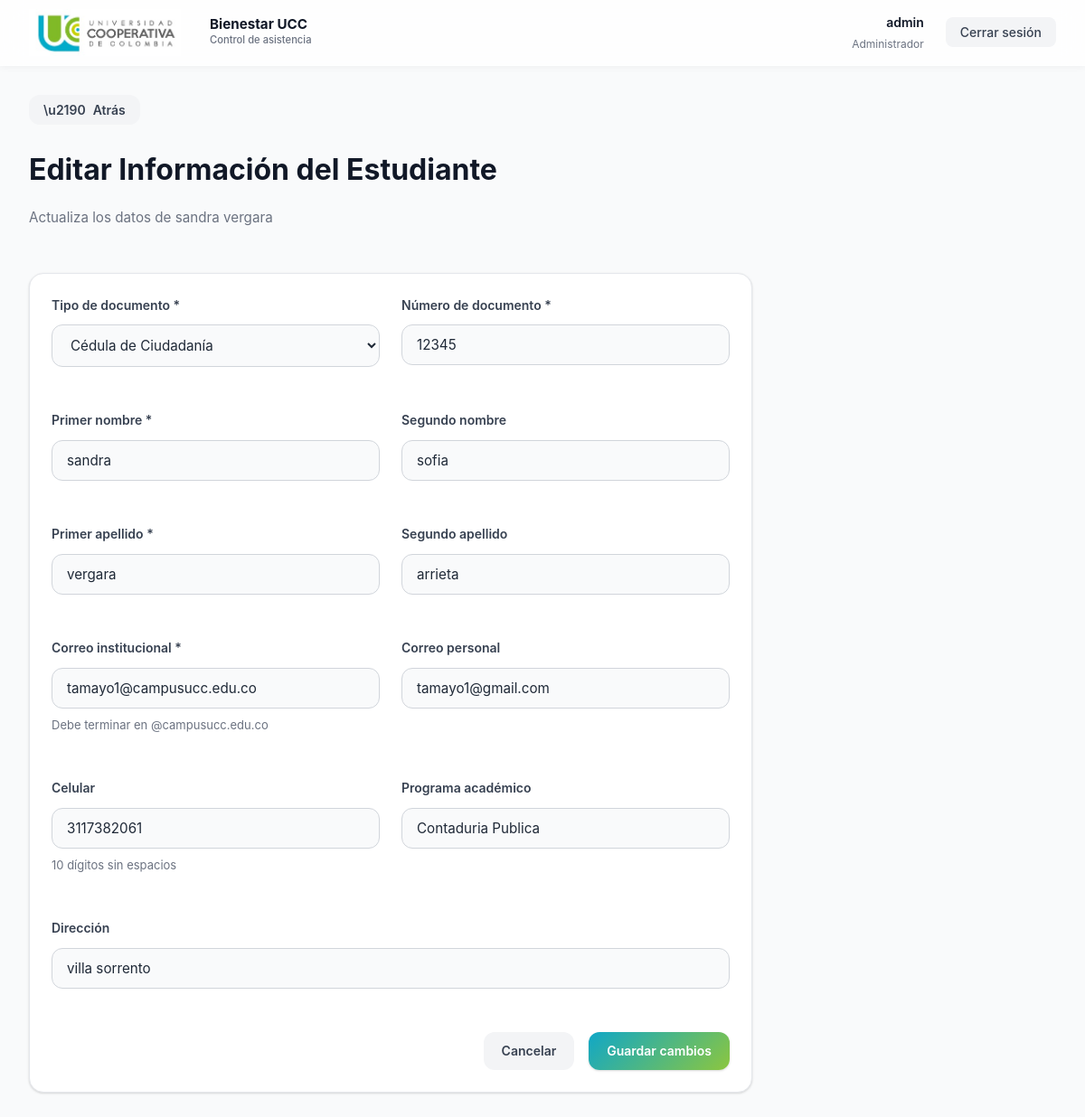
The page /admin/students/3/edit (signed in) on the database its author committed.
### models.py (models this page shows, shortened)
class User(UserMixin, db.Model):
    __tablename__ = 'users'
    id = db.Column(db.Integer, primary_key=True)
    nombre = db.Column(db.String(120), nullable=False)
    apellido = db.Column(db.String(120))
    cedula = db.Column(db.String(50), unique=True)
    celular = db.Column(db.String(40))
    correo_personal = db.Column(db.String(120))
    correo = db.Column(db.String(120), unique=True, nullable=False)
    password_hash = db.Column(db.String(512), nullable=False)
    rol = db.Column(db.String(30), nullable=False)
    area = db.Column(db.String(80))

class Student(db.Model):
    __tablename__ = 'students'
    id = db.Column(db.Integer, primary_key=True)
    tipo_documento = db.Column(db.String(10), nullable=False)
    numero_documento = db.Column(db.String(50), unique=True, nullable=False)
    primer_nombre = db.Column(db.String(80), nullable=False)
    segundo_nombre = db.Column(db.String(80))
    primer_apellido = db.Column(db.String(80), nullable=False)
    segundo_apellido = db.Column(db.String(80))
    correo_institucional = db.Column(db.String(120))
    correo_personal = db.Column(db.String(120))
    celular = db.Column(db.String(40))
    direccion = db.Column(db.String(200))
    programa = db.Column(db.String(120))

### app.py (the view, shortened to what this page needs)
@app.route('/admin/students/<int:student_id>/edit', methods=['GET', 'POST'])
@login_required
def edit_student(student_id):
    if current_user.rol != 'admin':
        flash('Acceso denegado', 'danger')
        return redirect(url_for('index'))
    student = db.session.get(Student, student_id)
    if not student:
        flash('Estudiante no encontrado', 'danger')
        return redirect(url_for('admin_dashboard'))
    return render_template('admin_edit_student.html', student=student)

### app.py (called while the page is built, shortened)
@login_manager.user_loader
def load_user(user_id):
    try:
        return db.session.get(User, int(user_id))
    except Exception:
        return None

@app.context_processor
def inject_csrf_token():
    return {'csrf_token': get_csrf_token}

@app.before_request
def protect_from_csrf():
    if not app.config.get('SECURITY_HARDENING_ENABLED', False):
        return None

@app.after_request
def set_security_headers(response):
    if not app.config.get('SECURITY_HARDENING_ENABLED', False):
        return response

@app.before_request
def enforce_session_inactivity_timeout():
    if not app.config.get('SECURITY_HARDENING_ENABLED', False):
        return None

@app.before_request
def force_student_password_change():
    if not getattr(current_user, 'is_authenticated', False):
        return None
    if not session.get('force_password_change'):
        return None
    allowed_endpoints = {'change_password', 'logout', 'static'}
    if request.endpoint in allowed_endpoints:
        return None
    return redirect(url_for('change_password'))

### templates/admin_edit_student.html (shortened to what this page needs)
{% extends 'base.html' %}
{% block content %}
<button onclick="history.back()" class="btn btn-secondary" style="margin-bottom: 1.5rem; display: flex; align-items: center; gap: 0.5rem; padding: 0.5rem 1rem;">
  <span>\u2190</span> Atrás
</button>
<div class="dashboard-header">
  <h1 class="dashboard-title">Editar Información del Estudiante</h1>
  <p class="dashboard-subtitle">Actualiza los datos de {{ student.primer_nombre }} {{ student.primer_apellido }}</p>
</div>
<div class="card" style="max-width: 800px;">
  <form method="post" id="edit-form" class="form-content">
    <div style="display: grid; grid-template-columns: 1fr 1fr; gap: var(--spacing-lg);">
      <div class="form-group">
        <label for="tipo_documento" class="form-label">Tipo de documento *</label>
        <select name="tipo_documento" id="tipo_documento" class="form-select" required>
          <option value="cc" {% if student.tipo_documento == 'cc' %}selected{% endif %}>Cédula de Ciudadanía</option>
        </select>
      </div>
      <div class="form-group">
        <label for="numero_documento" class="form-label">Número de documento *</label>
        <input type="text" id="numero_documento" name="numero_documento" class="form-input" required value="{{ student.numero_documento or '' }}">
      </div>
    </div>
    <div style="display: grid; grid-template-columns: 1fr 1fr; gap: var(--spacing-lg);">
      <div class="form-group">
        <label for="primer_nombre" class="form-label">Primer nombre *</label>
        <input type="text" id="primer_nombre" name="primer_nombre" class="form-input" required value="{{ student.primer_nombre or '' }}">
      </div>
      <div class="form-group">
        <label for="segundo_nombre" class="form-label">Segundo nombre</label>
        <input type="text" id="segundo_nombre" name="segundo_nombre" class="form-input" value="{{ student.segundo_nombre or '' }}">
      </div>
    </div>
    <div style="display: grid; grid-template-columns: 1fr 1fr; gap: var(--spacing-lg);">
      <div class="form-group">
        <label for="primer_apellido" class="form-label">Primer apellido *</label>
        <input type="text" id="primer_apellido" name="primer_apellido" class="form-input" required value="{{ student.primer_apellido or '' }}">
      </div>
      <div class="form-group">
        <label for="segundo_apellido" class="form-label">Segundo apellido</label>
        <input type="text" id="segundo_apellido" name="segundo_apellido" class="form-input" value="{{ student.segundo_apellido or '' }}">
      </div>
    </div>
    <div style="display: grid; grid-template-columns: 1fr 1fr; gap: var(--spacing-lg);">
      <div class="form-group">
        <label for="correo_institucional" class="form-label">Correo institucional *</label>
        <input type="email" id="correo_institucional" name="correo_institucional" class="form-input" required pattern="[A-Za-z0-9._%+-]+@campusucc\.edu\.co" value="{{ student.correo_institucional or '' }}">
        <small class="form-hint">Debe terminar en @campusucc.edu.co</small>
      </div>
      <div class="form-group">
        <label for="correo_personal" class="form-label">Correo personal</label>
        <input type="email" id="correo_personal" name="correo_personal" class="form-input" value="{{ student.correo_personal or '' }}">
      </div>
    </div>
    <div style="display: grid; grid-template-columns: 1fr 1fr; gap: var(--spacing-lg);">
      <div class="form-group">
        <label for="celular" class="form-label">Celular</label>
        <input type="tel" id="celular" name="celular" class="form-input" value="{{ student.celular or '' }}" maxlength="10" pattern="[0-9]{10}">
        <small class="form-hint">10 dígitos sin espacios</small>
      </div>
      <div class="form-group">
        <label for="programa" class="form-label">Programa académico</label>
        <input type="text" id="programa" name="programa" class="form-input" value="{{ student.programa or '' }}">
      </div>
    </div>
    <div class="form-group">
      <label for="direccion" class="form-label">Dirección</label>
      <input type="text" id="direccion" name="direccion" class="form-input" value="{{ student.direccion or '' }}">
    </div>
    <div style="display: flex; gap: var(--spacing-md); justify-content: flex-end;">
      <a href="{{ url_for('admin_dashboard') }}" class="btn btn-secondary">Cancelar</a>
      <button type="submit" class="btn btn-primary">Guardar cambios</button>
    </div>
  </form>
</div>
{% endblock %}

### templates/base.html (shortened to what this page needs)
<!doctype html>
<html lang="es">
  <head>
    <link rel="stylesheet" href="{{ url_for('static', filename='styles.css') }}">
  </head>
  <body class="{% if request.endpoint == 'login' %}login-page{% endif %}">
    {% if current_user.is_authenticated %}
    <nav class="navbar">
      <div class="navbar-content">
        <div class="navbar-brand">
          <img src="{{ url_for('static', filename='logoucc.jpeg') }}" alt="UCC Logo" class="navbar-logo">
          <div>
            <div class="navbar-title">Bienestar UCC</div>
            <div class="navbar-subtitle">Control de asistencia</div>
          </div>
        </div>
        <div class="navbar-user">
          <div class="user-info">
            <div class="user-name">{{ current_user.nombre }}</div>
            <div class="user-role">
              {% if current_user.rol == 'admin' %}
                Administrador
              {% elif current_user.rol == 'docente' %}
                Docente
              {% else %}
                Estudiante
              {% endif %}
            </div>
          </div>
          <form method="post" action="{{ url_for('logout') }}" style="margin: 0;">
            <button type="submit" class="navbar-logout">Cerrar sesión</button>
          </form>
        </div>
      </div>
    </nav>
    {% endif %}
    <main class="{% if request.endpoint != 'login' %}container{% else %}login-page{% endif %}">
      {% block content %}{% endblock %}
    </main>
  </body>
</html>

### templates/admin_edit_student.html (style rules this page uses)
.form-content { display: flex; flex-direction: column; gap: var(--spacing-lg); }

### rows shown on the page
User: nombre "admin"
Student: primer_nombre "sandra", primer_apellido "vergara", tipo_documento "Cédula de Ciudadanía", numero_documento "12345", segundo_nombre "sofia", segundo_apellido "arrieta", correo_institucional "tamayo1@campusucc.edu.co", correo_personal "tamayo1@gmail.com", celular "3117382061", programa "Contaduria Publica", direccion "villa sorrento"
